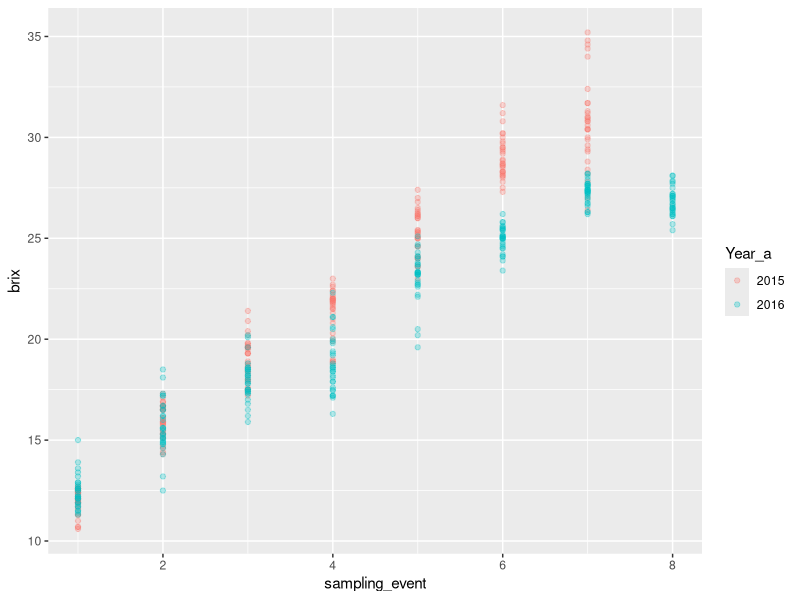
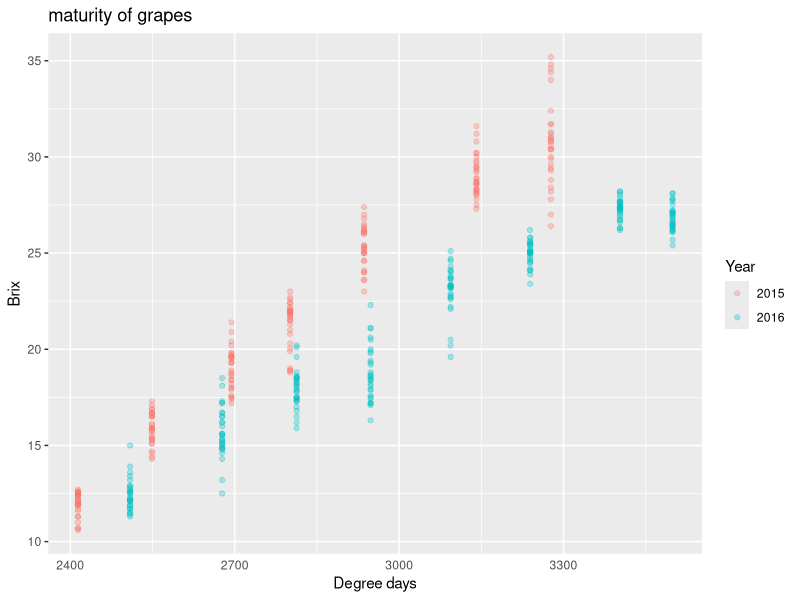
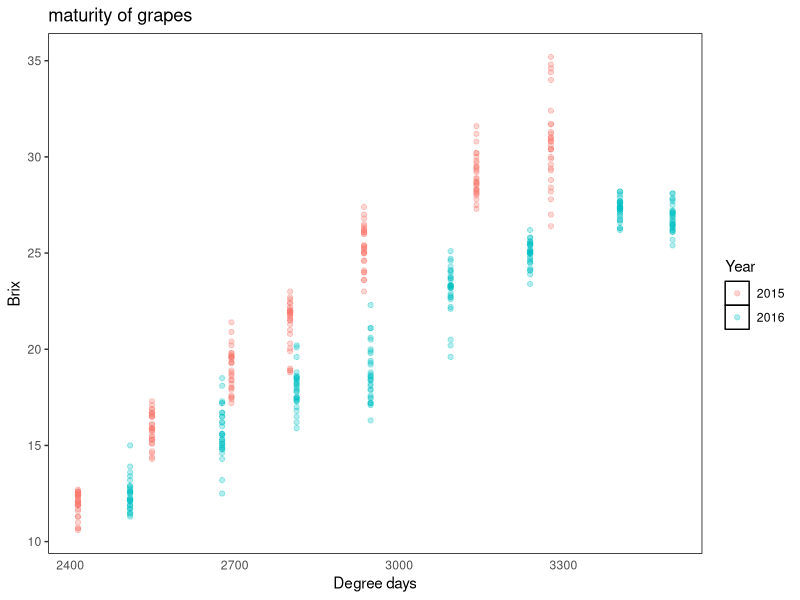
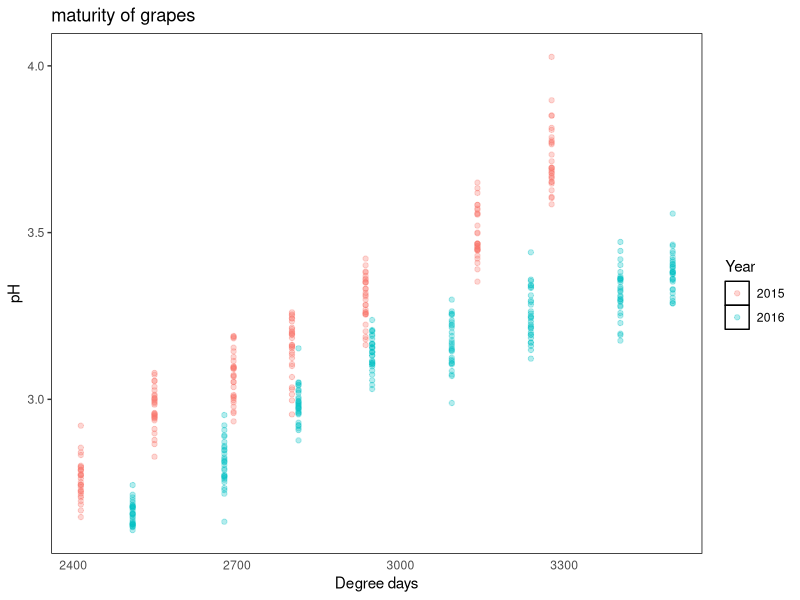
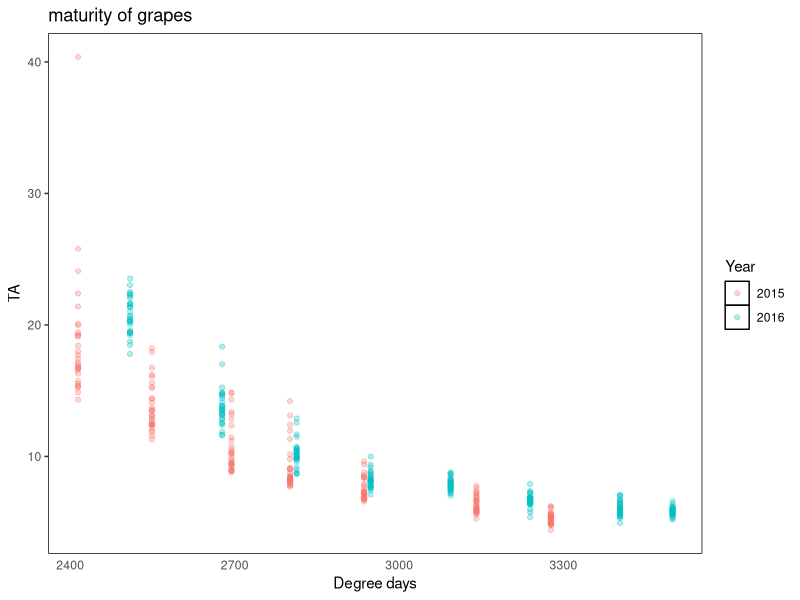
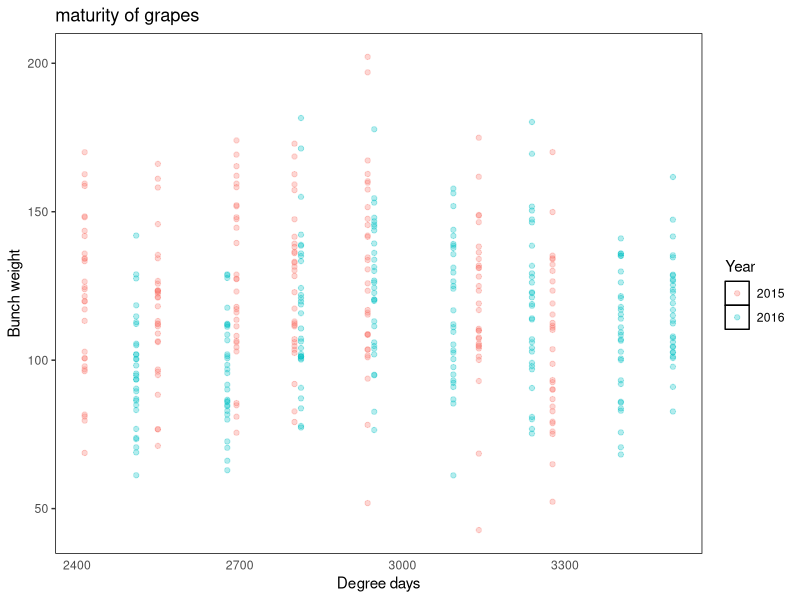
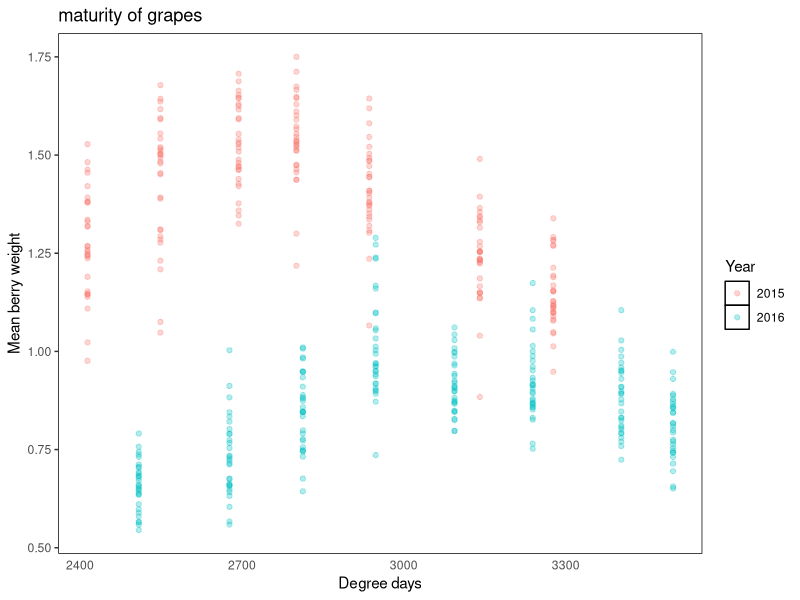
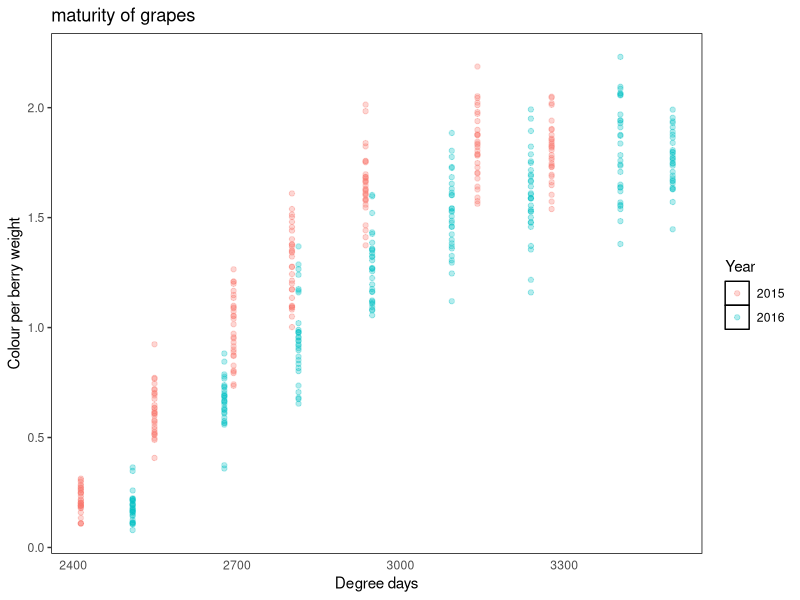

Generate these figures, in order, with R:
## ---- chunk 1
knitr::opts_chunk$set(echo = TRUE)

## ---- chunk 2
library(tidyverse)
library(dplyr)

maturity_data <- read_csv("Raw_data/Taylors_maturity_2015_2016.csv")
## ---- chunk 3
#str(maturity_data)
#head(maturity_data)
#View(maturity_data)
glimpse(maturity_data)
## ---- chunk 4

mat_tidy1 <- select(maturity_data,c(1:18))
#glimpse(mat_tidy1)
## ---- chunk 5
#test1_1 <- select(maturity, -starts_with("X"))
#head(test1_1)

## ---- chunk 6
names(mat_tidy1) <-str_replace_all(names(mat_tidy1), c(" " = "_", "/" = "_" ))
#glimpse(mat_tidy1)
## ---- chunk 7
mat_tidy1 <- mat_tidy1 %>%
  mutate(Year_a = Year)

mat_tidy1$Year_a <- as.factor(mat_tidy1$Year_a)
#glimpse(mat_tidy1)
## ---- chunk 8
mat_tidy3 <- mat_tidy1 %>%
  unite(ID, Year, GPS_sampling__pt_ID)

#glimpse(mat_tidy3)
## ---- chunk 9
mat_tidy4 <- mat_tidy3 %>%
  separate(Sampling_date, c("Day", "Month", "Year"), sep = '/')
mat_tidy4

#head(mat_tidy4)
## ---- chunk 10
mat_tidy4$Day <- as.integer(mat_tidy4$Day)
mat_tidy4$Month <- as.integer(mat_tidy4$Month)
mat_tidy4$Year <- as.integer(mat_tidy4$Year)
#glimpse(mat_tidy4)
## ---- chunk 11
#ggplot(data=mat_tidy4, aes(x = sampling_event, y = brix))
## ---- chunk 12
ggplot(data=mat_tidy4, aes(x = sampling_event, y = brix, colour = Year_a))+
  geom_point(alpha = 0.3)
## ---- chunk 13
ggplot(data=mat_tidy4, aes(x = GFV, y = brix, colour = Year_a))+
  geom_point(alpha = 0.3) +
  labs(x = "Degree days",y = "Brix",title = ("maturity of grapes"),colour = "Year") +
    theme(axis.text.x=element_text(), axis.ticks.x = element_blank())
## ---- chunk 14
ggplot(data=mat_tidy4, aes(x = GFV, y = brix, colour = Year_a))+
  geom_point(alpha = 0.3) +
  labs(x = "Degree days",y = "Brix",title = ("maturity of grapes"),colour = "Year") +
  theme(panel.grid = element_blank(),
        axis.text.x=element_text(), 
        axis.ticks.x = element_blank(),
        panel.background = element_rect(fill = "white",
                                        colour = "black"))
## ---- chunk 15

#X = GFV and Y = pH
ggplot(data=mat_tidy4, aes(x = GFV, y = pH, colour = Year_a))+
  geom_point(alpha = 0.3) +
  labs(x = "Degree days",y = "pH",title = ("maturity of grapes"),colour = "Year") +
  theme(panel.grid = element_blank(),
        axis.text.x=element_text(), 
        axis.ticks.x = element_blank(),
        panel.background = element_rect(fill = "white",
                                        colour = "black"))
        
#X = GFV and Y = TA
ggplot(data=mat_tidy4, aes(x = GFV, y = TA, colour = Year_a))+
  geom_point(alpha = 0.3) +
  labs(x = "Degree days",y = "TA",title = ("maturity of grapes"),colour = "Year") +
  theme(panel.grid = element_blank(),
        axis.text.x=element_text(), 
        axis.ticks.x = element_blank(),
        panel.background = element_rect(fill = "white",
                                        colour = "black"))

#X = GFV and Y = bunch_wt
ggplot(data=mat_tidy4, aes(x = GFV, y = bunch_wt, colour = Year_a))+
  geom_point(alpha = 0.3) +
  labs(x = "Degree days",y = "Bunch weight",title = ("maturity of grapes"),colour = "Year") +
  theme(panel.grid = element_blank(),
        axis.text.x=element_text(), 
        axis.ticks.x = element_blank(),
        panel.background = element_rect(fill = "white",
                                        colour = "black"))
#X = GFV and Y = Mean_berry_wt
ggplot(data=mat_tidy4, aes(x = GFV, y = Mean_berry_wt, colour = Year_a))+
  geom_point(alpha = 0.3) +
  labs(x = "Degree days",y = "Mean berry weight",title = ("maturity of grapes"),colour = "Year") +
  theme(panel.grid = element_blank(),
        axis.text.x=element_text(), 
        axis.ticks.x = element_blank(),
        panel.background = element_rect(fill = "white",
                                        colour = "black"))
#X = GFV and Y = Colour_per_berry_Wt
ggplot(data=mat_tidy4, aes(x = GFV, y = Colour_per_berry_Wt, colour = Year_a))+
  geom_point(alpha = 0.3) +
  labs(x = "Degree days",y = "Colour per berry weight",title = ("maturity of grapes"),colour = "Year") +
  theme(panel.grid = element_blank(),
        axis.text.x=element_text(), 
        axis.ticks.x = element_blank(),
        panel.background = element_rect(fill = "white",
                                        colour = "black"))

#X = GFV and Y = Phenolic_per_berry_Wt
ggplot(data=mat_tidy4, aes(x = GFV, y = Phenolic_per_berry_Wt, colour = Year_a))+
  geom_point(alpha = 0.3) +
  labs(x = "Degree days",y = "Phenolic per berry weight",title = ("maturity of grapes"),colour = "Year") +
  theme(panel.grid = element_blank(),
        axis.text.x=element_text(), 
        axis.ticks.x = element_blank(),
        panel.background = element_rect(fill = "white",
                                        colour = "black"))

## ---- chunk 16
ggplot(data=mat_tidy4, aes(x = Sample, y = brix, colour = Year_a))+
  geom_point(alpha = 0.5) + facet_wrap(~ sampling_event)+
labs(x = "sample location",y = "Brix",title = ("maturity of grapes"),colour = "Year") +
  theme(panel.grid = element_blank(),
        axis.text.x=element_text(), 
        axis.ticks.x = element_blank(),
        panel.background = element_rect(fill = "white",
                                        colour = "black"))

## ---- chunk 17
mat_tidy4 %>%
    filter(Year_a == "2015") %>%
  ggplot(aes(x = POINT_X, y = POINT_Y, colour = brix)) +
  geom_point(size = 2.5) +
  facet_wrap(~ GFV) + 
  labs(                                      
    x = "Easting",
    y = "Northing",
    title = "2015",
    colour = "Brix") +
  theme(panel.grid = element_blank(), #remove panel lines
        axis.text.x=element_blank(),
        axis.text.y=element_blank(),
        panel.background = element_rect(fill = "white",
                                        colour = "black"))

mat_tidy4 %>%
  filter(Year_a == "2016") %>%
  ggplot(aes(x = POINT_X, y = POINT_Y, colour = brix)) +
  geom_point(size = 2.5) +
  facet_wrap(~ GFV) + 
  labs(                                      
    x = "Easting",
    y = "Northing",
    title = "2016",
    colour = "Brix") +
  theme(panel.grid = element_blank(), #remove panel lines
        axis.text.x=element_blank(),
        axis.text.y=element_blank(),
        panel.background = element_rect(fill = "white",
                                        colour = "black"))
## ---- chunk 18
mat_tidy4 %>%
  filter(GFV == "3277") %>%
  ggplot(aes(x = POINT_X, y = POINT_Y, colour = brix)) +
  geom_point(size = 2.5) +
  labs(                                      
    x = "Easting",
    y = "Northing",
    title = "Harvest 2015",
    colour = "brix") +
  theme(panel.grid = element_blank(), #remove panel lines
        axis.text.x=element_blank(),
        axis.text.y=element_blank(),
        panel.background = element_rect(fill = "white",
                                        colour = "black"))

mat_tidy4 %>%
  filter(GFV == "3499") %>%
  ggplot(aes(x = POINT_X, y = POINT_Y, colour = brix)) +
  geom_point(size = 2.5) +
  labs(                                      
    x = "Easting",
    y = "Northing",
    title = "Harvest 2016",
    colour = "brix") +
  theme(panel.grid = element_blank(), #remove panel lines
        axis.text.x=element_blank(),
        axis.text.y=element_blank(),
        panel.background = element_rect(fill = "white",
                                        colour = "black"))

## ---- chunk 19
mat_tidy4 %>%
  filter(GFV > "3000") %>%
  ggplot(aes(x = POINT_X, y = POINT_Y, colour = brix, shape = Year_a)) +
  geom_point(size = 1.5, alpha = 0.5) +
  labs(                                      
    x = "Easting",
    y = "Northing",
    title = "Late season sampling",
    colour = "brix") +
  theme(panel.grid = element_blank(), #remove panel lines
        axis.text.x=element_blank(),
        axis.text.y=element_blank(),
        panel.background = element_rect(fill = "white",
                                        colour = "black"))
## ---- chunk 20
mat_tidy4 %>%
  filter(Year_a == "2015") %>%
  ggplot(aes(x = POINT_X, y = POINT_Y, colour = bunch_wt)) +
  geom_point(size = 2.5) +
  facet_wrap(~ GFV) + 
  labs(                                      
    x = "Easting",
    y = "Northing",
    title = "2015",
    colour = "Bunch weight") +
  theme(panel.grid = element_blank(), #remove panel lines
        axis.text.x=element_blank(),
        axis.text.y=element_blank(),
        panel.background = element_rect(fill = "white",
                                        colour = "black"))

mat_tidy4 %>%
  filter(Year_a == "2016") %>%
  ggplot(aes(x = POINT_X, y = POINT_Y, colour = bunch_wt)) +
  geom_point(size = 2.5) +
  facet_wrap(~ GFV) + 
  labs(                                      
    x = "Easting",
    y = "Northing",
    title = "2016",
    colour = "Bunch weight") +
  theme(panel.grid = element_blank(), #remove panel lines
        axis.text.x=element_blank(),
        axis.text.y=element_blank(),
        panel.background = element_rect(fill = "white",
                                        colour = "black"))
## ---- chunk 21

#Brix vs pH
mat_tidy4 %>%
  ggplot(aes(x = brix, y = pH, colour = GFV, shape = Year_a)) +
  geom_point(size = 2.5, alpha =0.8) +
  labs(                                      
    x = "Brix",
    y = "pH",
    title = "",
    colour = "Degree days", 
    shape = "Year") +
  theme(panel.grid = element_blank(), #remove panel lines
        axis.text.x=element_text(),
        axis.text.y=element_text(),
        panel.background = element_rect(fill = "white",
                                        colour = "black"))
#Brix vs TA
mat_tidy4 %>%
  ggplot(aes(x = brix, y = TA, colour = GFV, shape = Year_a)) +
  geom_point(size = 2.0, alpha =0.8) +
  labs(                                      
    x = "Brix",
    y = "TA",
    title = "",
    colour = "Degree days", 
    shape = "Year") +
  theme(panel.grid = element_blank(), #remove panel lines
        axis.text.x=element_text(),
        axis.text.y=element_text(),
        panel.background = element_rect(fill = "white",
                                        colour = "black"))
glimpse(mat_tidy4)

#Brix vs bunch_wt
mat_tidy4 %>%
  ggplot(aes(x = brix, y = bunch_wt, colour = GFV, shape = Year_a)) +
  geom_point(size = 2.0, alpha =0.8) +
  labs(                                      
    x = "Brix",
    y = "Bunch weight",
    title = "",
    colour = "Degree days", 
    shape = "Year") +
  theme(panel.grid = element_blank(), #remove panel lines
        axis.text.x=element_text(),
        axis.text.y=element_text(),
        panel.background = element_rect(fill = "white",
                                        colour = "black"))
#Brix vs Mean_berry_wt
mat_tidy4 %>%
  ggplot(aes(x = brix, y = Mean_berry_wt, colour = GFV, shape = Year_a)) +
  geom_point(size = 2.0, alpha =0.8) +
  labs(                                      
    x = "Brix",
    y = "Mean berry weight",
    title = "",
    colour = "Degree days", 
    shape = "Year") +
  theme(panel.grid = element_blank(), #remove panel lines
        axis.text.x=element_text(),
        axis.text.y=element_text(),
        panel.background = element_rect(fill = "white",
                                        colour = "black"))
#Brix vs Colour_per_berry_Wt
mat_tidy4 %>%
  ggplot(aes(x = brix, y = Colour_per_berry_Wt, colour = GFV, shape = Year_a)) +
  geom_point(size = 2.0, alpha =0.8) +
  labs(                                      
    x = "Brix",
    y = "Colour per berry weight",
    title = "",
    colour = "Degree days", 
    shape = "Year") +
  theme(panel.grid = element_blank(), #remove panel lines
        axis.text.x=element_text(),
        axis.text.y=element_text(),
        panel.background = element_rect(fill = "white",
                                        colour = "black"))
#Phenolic_per_berry_Wt
mat_tidy4 %>%
  ggplot(aes(x = brix, y = Phenolic_per_berry_Wt, colour = GFV, shape = Year_a)) +
  geom_point(size = 2.0, alpha =0.8) +
  labs(                                      
    x = "Brix",
    y = "Phenolic per berry weight",
    title = "",
    colour = "Degree days", 
    shape = "Year") +
  theme(panel.grid = element_blank(), #remove panel lines
        axis.text.x=element_text(),
        axis.text.y=element_text(),
        panel.background = element_rect(fill = "white",
                                        colour = "black"))
## ---- chunk 22
#pH vs TA
mat_tidy4 %>%
  ggplot(aes(x = pH, y = TA, colour = GFV, shape = Year_a)) +
  geom_point(size = 2.0, alpha =0.8) +
  labs(                                      
    x = "pH",
    y = "TA",
    title = "",
    colour = "Degree days", 
    shape = "Year") +
  theme(panel.grid = element_blank(), #remove panel lines
        axis.text.x=element_text(),
        axis.text.y=element_text(),
        panel.background = element_rect(fill = "white",
                                        colour = "black"))


#pH vs colour
mat_tidy4 %>%
  ggplot(aes(x = pH, y = Colour_per_berry_Wt, colour = GFV, shape = Year_a)) +
  geom_point(size = 2.0, alpha =0.8) +
  labs(                                      
    x = "pH",
    y = "Colour per berry Wt",
    title = "",
    colour = "Degree days", 
    shape = "Year") +
  theme(panel.grid = element_blank(), #remove panel lines
        axis.text.x=element_text(),
        axis.text.y=element_text(),
        panel.background = element_rect(fill = "white",
                                        colour = "black"))
#phenolics vs colour
mat_tidy4 %>%
  ggplot(aes(x = Phenolic_per_berry_Wt, y = Colour_per_berry_Wt, colour = GFV, shape = Year_a)) +
  geom_point(size = 2.0, alpha =0.8) +
  labs(                                      
    x = "Phenolic per berry Wt",
    y = "Colour per berry Wt",
    title = "",
    colour = "Degree days", 
    shape = "Year") +
  theme(panel.grid = element_blank(), #remove panel lines
        axis.text.x=element_text(),
        axis.text.y=element_text(),
        panel.background = element_rect(fill = "white",
                                        colour = "black"))
